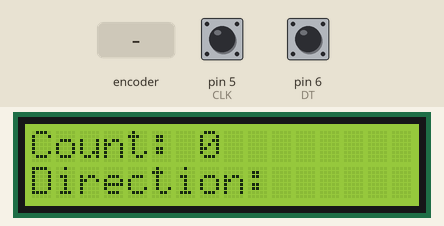
Simulated run of this sketch. Board: Arduino Uno, built with avr-gcc and run on an emulated ATmega328P. Parts: 16×2 character LCD. The test bench sets the inputs (shaded band); at power-on: pin 5 (CLK) HIGH, pin 6 (DT) HIGH. What the sketch prints to the serial monitor is not drawn.

Above: at 1.3 s.
1.4 s: rotary encoder on pin 5 (CLK) / pin 6 (DT) turned 3 steps (first pin leading)
At 3.0 s:
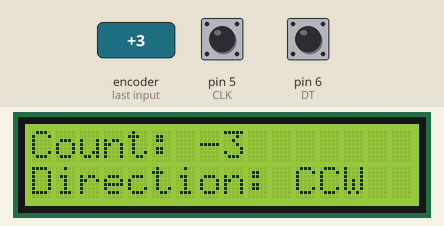
3.5 s: rotary encoder on pin 5 (CLK) / pin 6 (DT) turned 2 steps (second pin leading)
At 4.1 s:
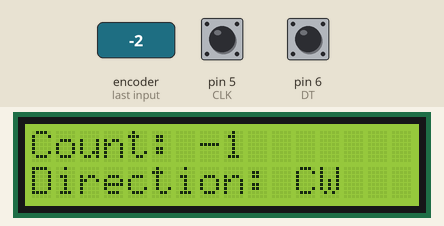
5.4 s: rotary encoder on pin 5 (CLK) / pin 6 (DT) turned 3 steps (first pin leading)
At 6.5 s:
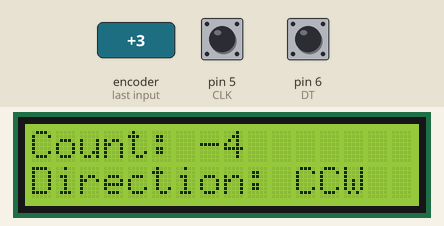
Timing chart, 0 to 8.4 s (numbered marks = the images above; inputs shaded):
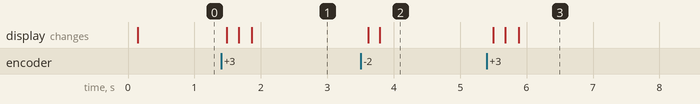

Measured:
- after the input at 1.4 s, the display: first changes after 0.09 s (image 1 shows a later state)
- after the input at 3.5 s, the display: first changes after 0.11 s (image 2 shows a later state)
- after the input at 5.4 s, the display: first changes after 0.10 s (image 3 shows a later state)

The sketch:

sketch_feb15b_Encorder_with_conter_and_I2C.ino
```cpp
#include <Wire.h>
#include <LiquidCrystal_I2C.h>

LiquidCrystal_I2C lcd(0x27, 16,2);

#define CLK 5
#define DT 6

int counter=0;
int lastStateCLK;
int currentStateCLK;
String currentDir = "";

void setup() {
  Serial.begin(9600);
  pinMode(CLK,INPUT_PULLUP);
  pinMode(DT,INPUT_PULLUP);
  lastStateCLK = digitalRead(CLK);
  lcd.init();
  lcd.init();
  lcd.backlight();

}

void loop() {
  currentStateCLK = digitalRead(CLK);
  if(currentStateCLK != lastStateCLK && currentStateCLK == 1) {
    if (digitalRead(DT) != currentStateCLK) {
      counter --;
      currentDir = "CCW ";
    } else {
      counter ++;
      currentDir ="CW ";
    }

    Serial.print("direction: ");
    Serial.print(currentDir);
    Serial.print(".  Counter: ");
    Serial.println(counter);
  }
  lastStateCLK = currentStateCLK;
  delay(1);

  lcd.setCursor(0,0);
  lcd.print("Count: ");
  lcd.print(counter);
  lcd.setCursor(0,1);
  lcd.print("Direction: ");
  lcd.print(currentDir);

}
```
